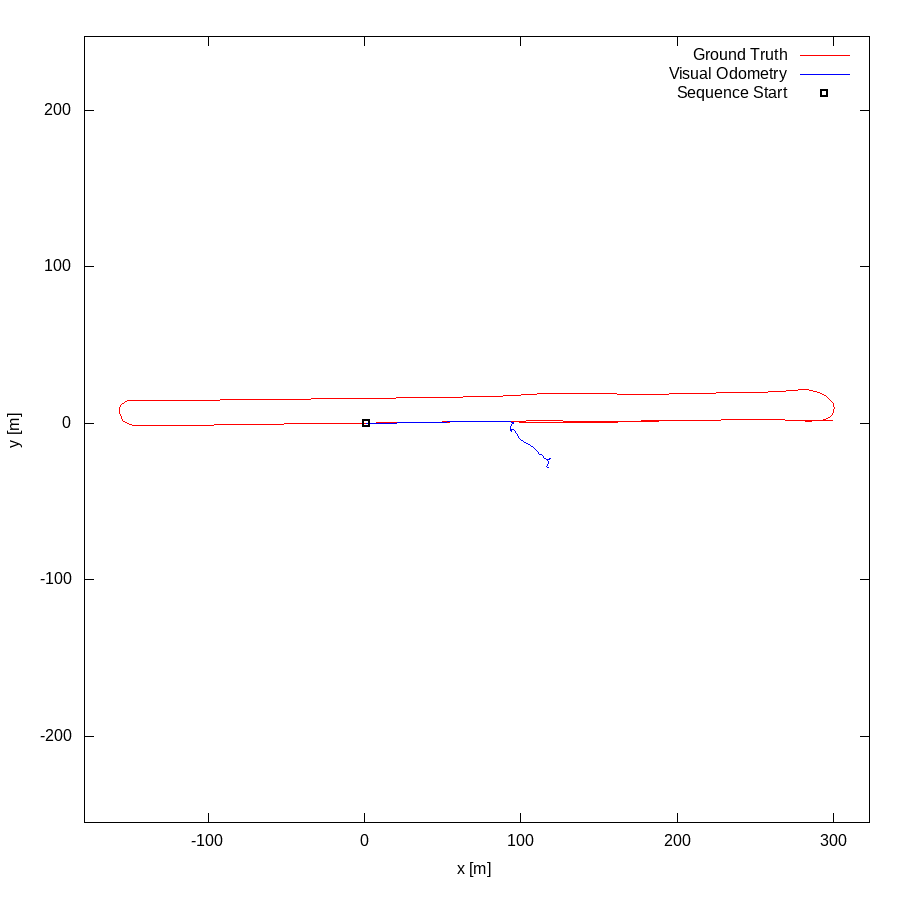

Reproduce this figure in gnuplot.
set term postscript eps enhanced color
set output "06.eps"
set size ratio -1
set xrange [-179:323]
set yrange [-255:247]
set xlabel "x [m]"
set ylabel "y [m]"
plot "06.txt" using 1:2 lc rgb "#FF0000" title 'Ground Truth' w lines,"06.txt" using 3:4 lc rgb "#0000FF" title 'Visual Odometry' w lines,"< head -1 06.txt" using 1:2 lc rgb "#000000" pt 4 ps 1 lw 2 title 'Sequence Start' w points
